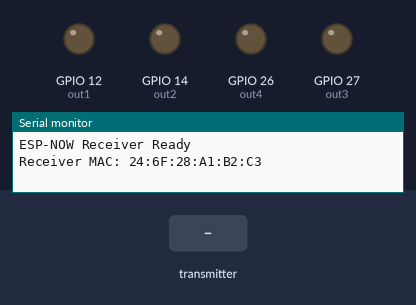
The program below on a simulated ESP32. On the bench: output pins drawn as LEDs (lit = HIGH), the last lines printed to the serial monitor. The test bench sets the inputs (shaded band).

Above: at 1.2 s.
1.3 s: the transmitter starts sending x = 0
At 2.0 s:
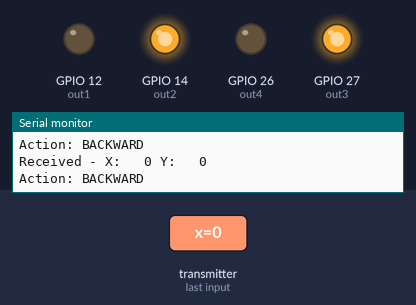
2.8 s: the transmitter starts sending y = 1024
At 3.1 s:
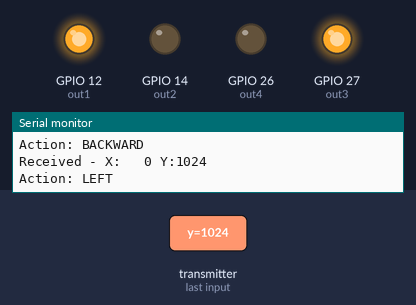
4.3 s: the transmitter starts sending x = 2048
At 5.5 s:
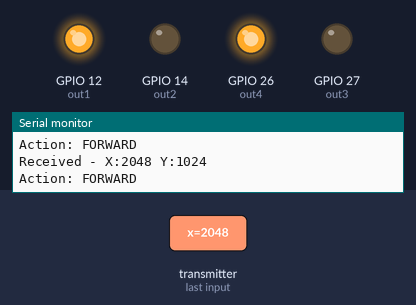
5.8 s: the transmitter starts sending x = 1024
At 6.6 s:
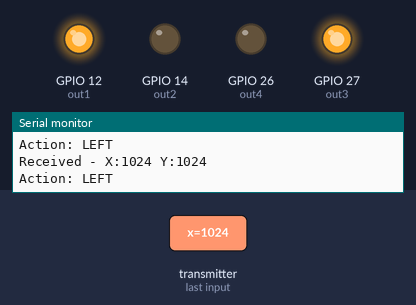
7.3 s: the transmitter starts sending x = 4095
At 7.7 s:
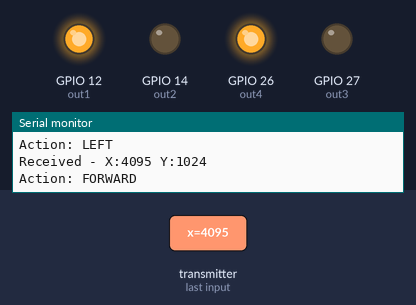
8.8 s: the transmitter starts sending y = 2048
At 10.1 s:
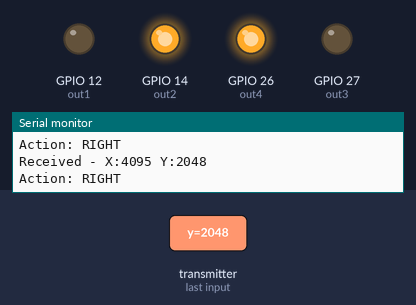
Timing chart, 0 to 11.3 s (numbered marks = the images above; inputs shaded):
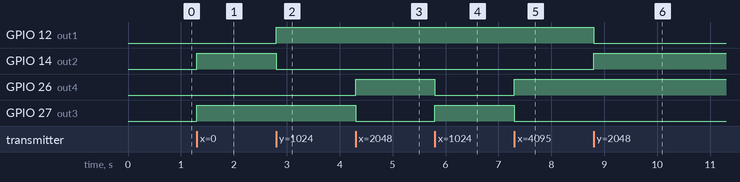

The program:

main.cpp
```cpp
#include <esp_now.h>
#include <WiFi.h>

// L298N Motor Control Pins (Your original pins)
#define out1 12    // Left Motor Direction 1
#define out2 14    // Left Motor Direction 2
#define out3 27    // Right Motor Direction 1
#define out4 26    // Right Motor Direction 2

typedef struct struct_message {
  int16_t x;  // Joystick X value (0-4095)
  int16_t y;  // Joystick Y value (0-4095)
} struct_message;

struct_message incomingData;

// Function declarations
void initializeMotors();
void controlMotors(int xValue, int yValue);
void stopMotors();
void moveForward();
void moveBackward();
void turnLeft();
void turnRight();

void onReceive(const uint8_t * mac, const uint8_t *incomingDataRaw, int len) {
  memcpy(&incomingData, incomingDataRaw, sizeof(incomingData));
  Serial.printf("Received - X:%4d Y:%4d\n", incomingData.x, incomingData.y);

  // Use your existing motor control logic
  controlMotors(incomingData.x, incomingData.y);
}

// Your original motor control functions
void initializeMotors() {
  pinMode(out1, OUTPUT);
  pinMode(out2, OUTPUT);
  pinMode(out3, OUTPUT);
  pinMode(out4, OUTPUT);

  digitalWrite(out1, LOW);
  digitalWrite(out2, LOW);
  digitalWrite(out3, LOW);
  digitalWrite(out4, LOW);
}

void controlMotors(int xValue, int yValue) {
  // Convert joystick values to motor control
  // Joystick range: 0-4095, Center: ~2048

  const int center = 2700;
  const int deadZone = 500;

  // Check if in dead zone (center position)
  if ((xValue > center - deadZone) && (xValue < center + deadZone) &&
      (yValue > center - deadZone) && (yValue < center + deadZone)) {
    stopMotors();
    Serial.println("Action: STOP");
    return;
  }

  // Determine primary direction based on which axis has stronger input
  int xDiff = abs(xValue - center);
  int yDiff = abs(yValue - center);

  if (yDiff > xDiff) {
    // Y-axis dominant (Forward/Backward)
    if (yValue < center - deadZone) {
      moveForward();
      Serial.println("Action: FORWARD");
    } else if (yValue > center + deadZone) {
      moveBackward();
      Serial.println("Action: BACKWARD");
    }
  } else {
    if (xValue == 4095 && yValue == 4095) {
      // Special case: Both axes maxed - move backward
      moveBackward();
      Serial.println("Action: BACKWARD");
    } else if (xValue == 0 && yValue == 0) {
      moveBackward();
      Serial.println("Action: BACKWARD");
    } else {
      // X-axis dominant (Left/Right)
      if (xValue < center - deadZone) {
        turnLeft();
        Serial.println("Action: LEFT");
      } else if (xValue > center + deadZone) {
        turnRight();
        Serial.println("Action: RIGHT");
      }
    }
  }
}

void moveForward() {
  // Both motors forward
  digitalWrite(out1, HIGH);  // Left motor forward
  digitalWrite(out2, LOW);
  digitalWrite(out3, LOW);   // Right motor forward
  digitalWrite(out4, HIGH);
}

void moveBackward() {
  // Both motors backward
  digitalWrite(out1, LOW);
  digitalWrite(out2, HIGH);  // Left motor backward
  digitalWrite(out3, HIGH);
  digitalWrite(out4, LOW);   // Right motor backward
}

void turnLeft() {
  // Right motor forward, left motor stopped
  digitalWrite(out1, HIGH);   // Left motor stop
  digitalWrite(out2, LOW);
  digitalWrite(out3, HIGH);   // Right motor forward
  digitalWrite(out4, LOW);
}

void turnRight() {
  // Left motor forward, right motor stopped
  digitalWrite(out1, LOW);    // Left motor forward
  digitalWrite(out2, HIGH);
  digitalWrite(out3, LOW);    // Right motor stop
  digitalWrite(out4, HIGH);
}

void stopMotors() {
  digitalWrite(out1, LOW);
  digitalWrite(out2, LOW);
  digitalWrite(out3, LOW);
  digitalWrite(out4, LOW);
}

void setup() {
  Serial.begin(115200);

  // Initialize motors
  initializeMotors();

  // Set WiFi mode
  WiFi.mode(WIFI_STA);
  WiFi.disconnect();

  // Initialize ESP-NOW
  if (esp_now_init() != ESP_OK) {
    Serial.println("ESP-NOW init failed");
    while(1);
  }

  // Register receive callback
  esp_now_register_recv_cb(onReceive);

  Serial.println("ESP-NOW Receiver Ready");
  Serial.print("Receiver MAC: ");
  Serial.println(WiFi.macAddress());

  // Stop motors initially
  stopMotors();
}

void loop() {
  // Nothing to do here - everything handled in callback
  delay(1000); // Small delay to prevent watchdog timer issues
}
```

Measured:
- after the input at 1.3 s, GPIO 14 (out2), GPIO 27 (out3): LOW → HIGH at once
- after the input at 2.8 s, GPIO 12 (out1): LOW → HIGH at once; GPIO 14 (out2): HIGH → LOW at once
- after the input at 4.3 s, GPIO 26 (out4): LOW → HIGH at once; GPIO 27 (out3): HIGH → LOW at once
- after the input at 5.8 s, GPIO 26 (out4): HIGH → LOW at once; GPIO 27 (out3): LOW → HIGH at once
- after the input at 7.3 s, GPIO 26 (out4): LOW → HIGH at once; GPIO 27 (out3): HIGH → LOW at once
- after the input at 8.8 s, GPIO 12 (out1): HIGH → LOW at once; GPIO 14 (out2): LOW → HIGH at once
